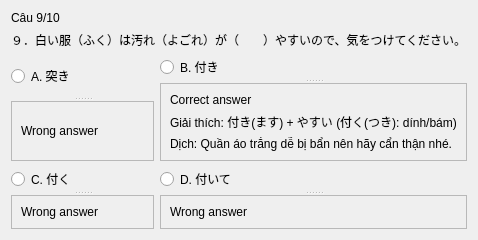
               <widget class="QWidget" name="page_15">
                <layout class="QGridLayout" name="gridLayout">
                 <item row="0" column="0">
                  <widget class="QLabel" name="label_100">
                   <property name="text">
                    <string>Câu 9/10</string>
                   </property>
                  </widget>
                 </item>
                 <item row="1" column="0" colspan="2">
                  <widget class="QLabel" name="label_101">
                   <property name="text">
                    <string>９．白い服（ふく）は汚れ（よごれ）が（　　）やすいので、気をつけてください。</string>
                   </property>
                  </widget>
                 </item>
                 <item row="2" column="0">
                  <widget class="QSplitter" name="splitter">
                   <property name="orientation">
                    <enum>Qt::Vertical</enum>
                   </property>
                   <widget class="QRadioButton" name="radioButton_57">
                    <property name="text">
                     <string>A. 突き</string>
                    </property>
                   </widget>
                   <widget class="QFrame" name="frame_13">
                    <property name="frameShape">
                     <enum>QFrame::StyledPanel</enum>
                    </property>
                    <property name="frameShadow">
                     <enum>QFrame::Raised</enum>
                    </property>
                    <layout class="QVBoxLayout" name="verticalLayout_16">
                     <item>
                      <widget class="QLabel" name="label_23">
                       <property name="text">
                        <string>Wrong answer</string>
                       </property>
                      </widget>
                     </item>
                    </layout>
                   </widget>
                  </widget>
                 </item>
                 <item row="2" column="1">
                  <widget class="QSplitter" name="splitter_2">
                   <property name="orientation">
                    <enum>Qt::Vertical</enum>
                   </property>
                   <widget class="QRadioButton" name="radioButton_58">
                    <property name="text">
                     <string>B. 付き</string>
                    </property>
                   </widget>
                   <widget class="QFrame" name="frame_14">
                    <property name="frameShape">
                     <enum>QFrame::StyledPanel</enum>
                    </property>
                    <property name="frameShadow">
                     <enum>QFrame::Raised</enum>
                    </property>
                    <layout class="QVBoxLayout" name="verticalLayout_17">
                     <item>
                      <widget class="QLabel" name="label_20">
                       <property name="text">
                        <string>Correct answer</string>
                       </property>
                      </widget>
                     </item>
                     <item>
                      <widget class="QLabel" name="label_22">
                       <property name="text">
                        <string>Giải thích: 付き(ます) + やすい (付く(つき): dính/bám)</string>
                       </property>
                      </widget>
                     </item>
                     <item>
                      <widget class="QLabel" name="label_21">
                       <property name="text">
                        <string>Dịch: Quần áo trắng dễ bị bẩn nên hãy cẩn thận nhé.</string>
                       </property>
                      </widget>
                     </item>
                    </layout>
                   </widget>
                  </widget>
                 </item>
                 <item row="3" column="0">
                  <widget class="QSplitter" name="splitter_3">
                   <property name="orientation">
                    <enum>Qt::Vertical</enum>
                   </property>
                   <widget class="QRadioButton" name="radioButton_60">
                    <property name="text">
                     <string>C. 付く</string>
                    </property>
                   </widget>
                   <widget class="QFrame" name="frame_15">
                    <property name="frameShape">
                     <enum>QFrame::StyledPanel</enum>
                    </property>
                    <property name="frameShadow">
                     <enum>QFrame::Raised</enum>
                    </property>
                    <layout class="QGridLayout" name="gridLayout_2">
                     <item row="0" column="0">
                      <widget class="QLabel" name="label_24">
                       <property name="text">
                        <string>Wrong answer</string>
                       </property>
                      </widget>
                     </item>
                    </layout>
                   </widget>
                  </widget>
                 </item>
                 <item row="3" column="1">
                  <widget class="QSplitter" name="splitter_4">
                   <property name="orientation">
                    <enum>Qt::Vertical</enum>
                   </property>
                   <widget class="QRadioButton" name="radioButton_59">
                    <property name="text">
                     <string>D. 付いて</string>
                    </property>
                   </widget>
                   <widget class="QFrame" name="frame_16">
                    <property name="frameShape">
                     <enum>QFrame::StyledPanel</enum>
                    </property>
                    <property name="frameShadow">
                     <enum>QFrame::Raised</enum>
                    </property>
                    <layout class="QVBoxLayout" name="verticalLayout_19">
                     <item>
                      <widget class="QLabel" name="label_25">
                       <property name="text">
                        <string>Wrong answer</string>
                       </property>
                      </widget>
                     </item>
                    </layout>
                   </widget>
                  </widget>
                 </item>
                </layout>
               </widget>
